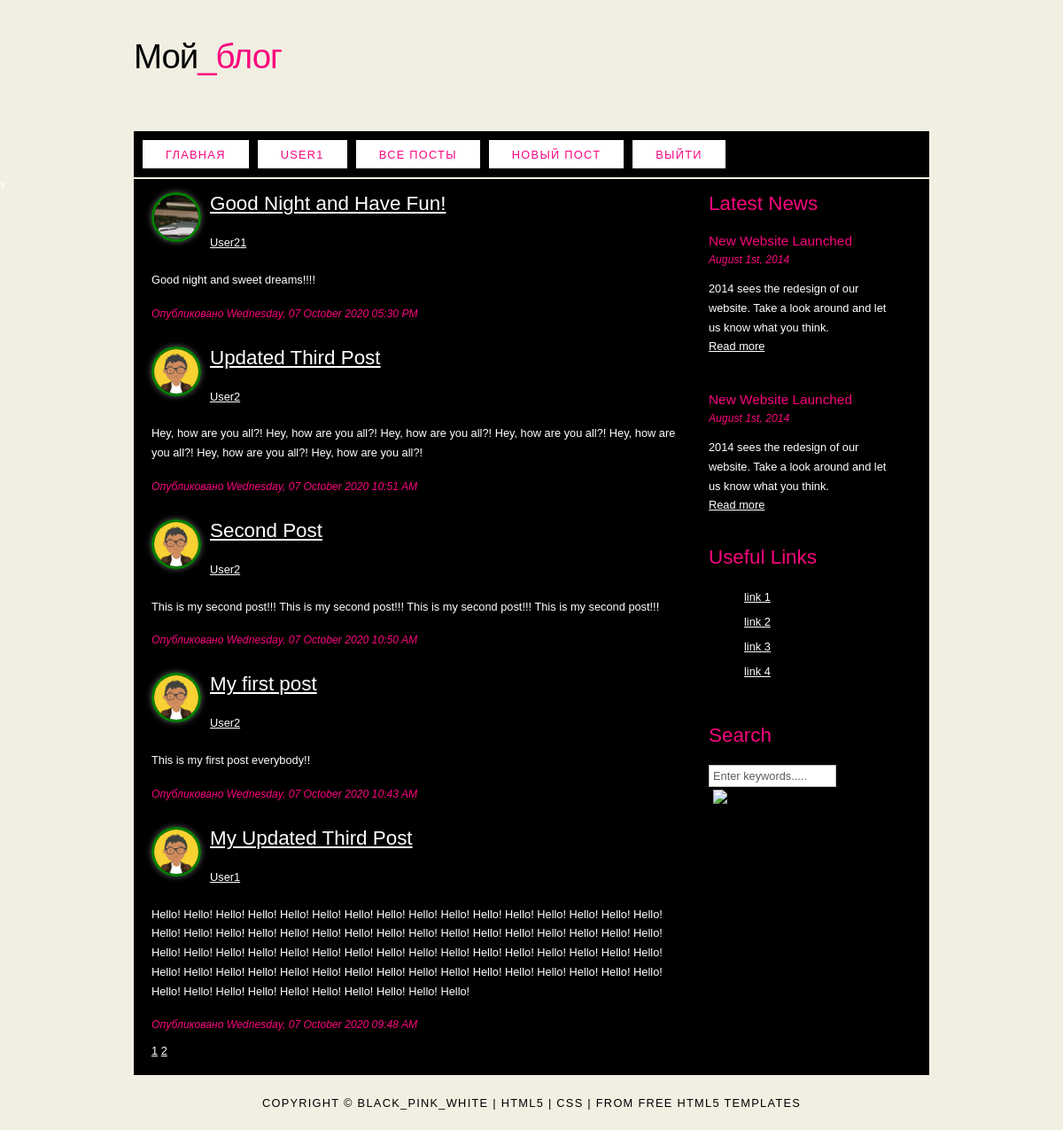
/allpost (signed in), run on an earlier commit of the app's database.
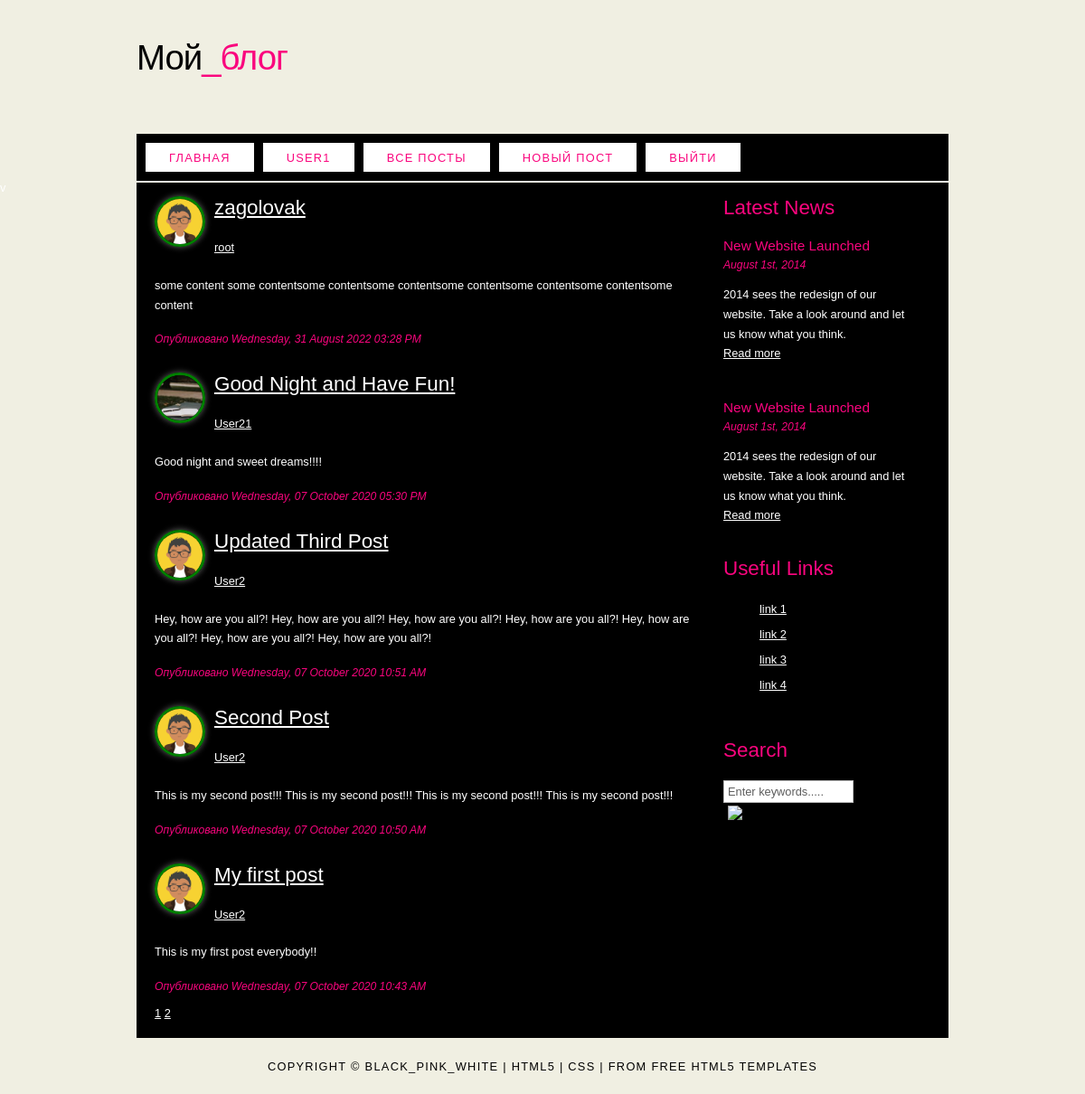
And on a later commit of the database.
### flask_blog/models.py (models this page shows, shortened)
class User(db.Model, UserMixin):
    id = db.Column(db.Integer, primary_key=True)
    username = db.Column(db.String(20), unique=True, nullable=False)
    email = db.Column(db.String(120), unique=True, nullable=False)
    image_file = db.Column(db.String(20), nullable=False,
                           default='default.png')
    password = db.Column(db.String(60), nullable=False)
    posts = db.relationship('Post', backref='author', lazy=True)

class Post(db.Model):
    id = db.Column(db.Integer, primary_key=True)
    title = db.Column(db.String(100), nullable=False)
    date_posted = db.Column(db.DateTime, nullable=False,
                            default=datetime.utcnow)
    content = db.Column(db.Text, nullable=False)
    user_id = db.Column(db.Integer, db.ForeignKey('user.id'), nullable=False)

### flask_blog/posts/routes.py (the view)
@posts.route("/allpost")
@login_required
def allpost():
    page = request.args.get('page', 1, type=int)
    posts = Post.query.order_by(Post.date_posted.desc()). \
        paginate(page=page, per_page=5)
    return render_template('allpost.html', posts=posts)

### flask_blog/models.py (called while the page is built)
@login_manager.user_loader
def load_user(user_id):
    return User.query.get(int(user_id))

### flask_blog/templates/allpost.html (shortened to what this page needs)
{% extends "layout.html" %}
{% block content %}
{% for post in posts.items %}
<h2>
    <span class="left">
        <img class="profile" style="border-radius: 100px;" src="{{ url_for('static', filename='profile_pics/' + post.author.image_file) }}">
    </span>
    <a class="title" href="{{ url_for('posts.post', post_id=post.id) }}">{{ post.title }}</a>
</h2>
<p><a href="{{ url_for('users.user_posts', username=post.author.username) }}">{{ post.author.username }}</a></p>
<p>{{ post.content }}</p>
<h6>Опубликовано {{ post.date_posted.strftime('%A, %d %B %Y %I:%M %p') }}</h6>
{% endfor %}
{% for page_num in posts.iter_pages(left_edge=1, right_edge=1, left_current=1, right_current=2) %}
{% if page_num %}
{% if posts.page == page_num %}
<a class="btn btn-success mb-4" href="{{ url_for('posts.allpost', page=page_num) }}">{{ page_num }}</a>
{% else %}
<a class="btn btn-outline-success mb-4" href="{{ url_for('posts.allpost', page=page_num) }}">{{ page_num }}</a>
{% endif %}
{% else %}
...
{% endif %}
{% endfor %}
{% endblock content %}

### flask_blog/templates/layout.html (shortened to what this page needs)
<!DOCTYPE HTML>
<html>
<head>
  <link rel="stylesheet" type="text/css" href="{{ url_for('static', filename='main.css') }}">
</head>
<body>
  <div id="main">
    <div id="header">
      <div id="logo">
        <div id="logo_text">
          <h1><a href="{{url_for('main.home') }}">Мой<span class="logo_colour">_блог</span></a></h1>
          <h2></h2>
        </div>
      </div>
      <div id="menubar">
        <ul id="menu">
          <li class="selected"><a href="{{url_for('main.home') }}">Главная</a></li>
          {% if current_user.is_authenticated %}
          <li class="selected"><a href="{{url_for('users.account') }}">{{ current_user.username }}</a></li>
          <li class="selected"><a href="{{url_for('posts.allpost') }}">Все посты</a></li>
          <li class="selected"><a href="{{url_for('posts.new_post') }}">Новый пост</a></li>
          <li class="selected"><a href="{{url_for('users.logout') }}">Выйти</a></li>
          {% else %}
          <li class="selected"><a href="{{url_for('users.login') }}">Войти</a></li>
          <li class="selected"><a href="{{url_for('users.register') }}">Регистрация</a></li>
          {% endif %}
        </ul>
      </div>
    </div>
    <div id="site_content">
      <div class="sidebar">
        <h3>Latest News</h3>
        <h4>New Website Launched</h4>
        <h5>August 1st, 2014</h5>
        <p>2014 sees the redesign of our website. Take a look around and let us know what you think.<br /><a
            href="#">Read more</a></p>
        <p></p>
        <h4>New Website Launched</h4>
        <h5>August 1st, 2014</h5>
        <p>2014 sees the redesign of our website. Take a look around and let us know what you think.<br /><a
            href="#">Read more</a></p>
        <h3>Useful Links</h3>
        <ul>
          <li><a href="#">link 1</a></li>
          <li><a href="#">link 2</a></li>
          <li><a href="#">link 3</a></li>
          <li><a href="#">link 4</a></li>
        </ul>
        <h3>Search</h3>
        <form method="post" action="#" id="search_form">
          <p>
            <input class="search" type="text" name="search_field" value="Enter keywords....." />
            <input name="search" type="image" style="border: 0; margin: 0 0 -9px 5px;" src="style/search.png"
              alt="Search" title="Search" />
          </p>
        </form>
      </div>
      <div id="content">
        {% block content %}{% endblock content %}
        </div>
    </div>
    <div id="footer">
      Copyright &copy; black_pink_white | <a href="http://validator.w3.org/check?uri=referer">HTML5</a> | <a
        href="http://jigsaw.w3.org/css-validator/check/referer">CSS</a> | from <a
        href="http://www.html5webtemplates.co.uk">free HTML5 templates</a>
    </div>
  </div>
</body>
</html>

### flask_blog/static/main.css (style rules this page uses)
html { height: 100%; }
* { margin: 0; padding: 0; }
body { font: normal .80em 'trebuchet ms', arial, sans-serif; background: #F0EFE2 url(background.png) repeat; color: #FFF; }
p { padding: 0 0 20px 0; line-height: 1.7em; }
img { border: 0; }
h1, h2, h3, h4, h5, h6 { font: normal 175% 'century gothic', arial, sans-serif; color: #FA057E; margin: 0 0 15px 0; padding: 15px 0 5px 0; }
h2 { font: normal 175% 'century gothic', arial, sans-serif; }
h4, h5, h6 { margin: 0; padding: 0 0 5px 0; font: normal 120% arial, sans-serif; }
h5, h6 { font: italic 95% arial, sans-serif; padding: 0 0 15px 0; }
a, a:hover { outline: none; text-decoration: underline; color: #FFF; }
.left { float: left; width: auto; margin-right: 10px; }
ul { margin: 2px 0 22px 17px; }
ul li { list-style-type: circle; margin: 0 0 6px 0; padding: 0 0 4px 5px; }
#main, #logo, #menubar, #site_content, #footer { margin-left: auto; margin-right: auto; }
#header { background: transparent; height: 202px; }
#logo { width: 898px; position: relative; height: 148px; }
#logo #logo_text { position: absolute; top: 20px; left: 0; }
#logo h1, #logo h2 { font: normal 300% 'century gothic', arial, sans-serif; border-bottom: 0; text-transform: none; margin: 0; }
#logo_text h1, #logo_text h1 a, #logo_text h1 a:hover { padding: 22px 0 0 0; color: #000; letter-spacing: -1px; text-decoration: none; }
#logo_text h1 a .logo_colour { color: #FA057E; }
#logo_text h2 { font-size: 100%; padding: 4px 0 0 0; color: #000; }
#menubar { width: 898px; height: 52px; padding: 0; background: #000; }
ul#menu, ul#menu li { float: left; margin: 0; padding: 0; }
ul#menu li { list-style: none; }
ul#menu li a { letter-spacing: 0.1em; font: normal 100% arial, sans-serif; display: block; float: left; height: 17px; margin: 10px 0 0 10px; padding: 9px 26px 6px 26px; text-align: center; color: #FFF; text-transform: uppercase; text-decoration: none; background: transparent; }
ul#menu li a:hover, ul#menu li.selected a, ul#menu li.selected a:hover { color: #FA057E; background: #fff; }
#site_content { width: 854px; overflow: hidden; margin: 0 auto 0 auto; padding: 0 24px 20px 20px; background: #000; }
.sidebar { float: right; width: 210px; padding: 0 15px 20px 15px; }
.sidebar ul { width: 198px; padding: 4px 0 0 0; margin: 4px 0 30px 0; }
.sidebar li { list-style: none; padding: 0 0 7px 0; }
.sidebar li a, .sidebar li a:hover { padding: 0 0 0 40px; display: block; background: transparent url(link.png) no-repeat left center; }
#content { text-align: left; float: left; width: 595px; padding: 0; }
#footer { width: 898px; font: normal 100% 'lucida sans unicode', arial, sans-serif; height: 33px; padding: 24px 0 5px 0; text-align: center; background: transparent; color: #000; text-transform: uppercase; letter-spacing: 0.1em; }
#footer a { color: #000; text-decoration: none; }
.search { color: #5D5D5D; border: 1px solid #BBB; width: 134px; padding: 4px; font: 100% arial, sans-serif; }

### flask_blog/templates/allpost.html (style rules this page uses)
.profile { border-radius: 100px; width: 50px; height: 50px; border: 3px solid green; box-shadow: 0 0 7px #666; }

What changed in the data, as far as the page shows it:
no longer on this page (row unchanged): Post: image_file (placeholder picture), title "My Updated Third Post", author.username "User1", content "Hello! Hello! Hello! Hello! Hello! Hello! Hello! Hello! Hello! Hello! Hello! Hello! Hello! Hello! Hello! Hello! Hello! Hello! Hello! Hello! Hello! Hello! Hello! Hello! Hello! Hello! Hello! Hello! Hello! Hello! Hello! Hello! Hello! Hello! Hello! Hello! Hello! Hello! Hello! Hello! Hello! Hello! Hello! Hello! Hello! Hello! Hello! Hello! Hello! Hello! Hello! Hello! Hello! Hello! Hello! Hello! Hello! Hello! Hello! Hello! Hello! Hello! Hello! Hello! Hello! Hello! Hello! Hello! Hello! Hello! Hello! Hello! Hello! Hello!", date_posted "Wednesday, 07 October 2020 09:48 AM"
added Post: image_file (placeholder picture), title "zagolovak", author.username "root", content "some content some contentsome contentsome contentsome contentsome contentsome contentsome content", date_posted "Wednesday, 31 August 2022 03:28 PM"
